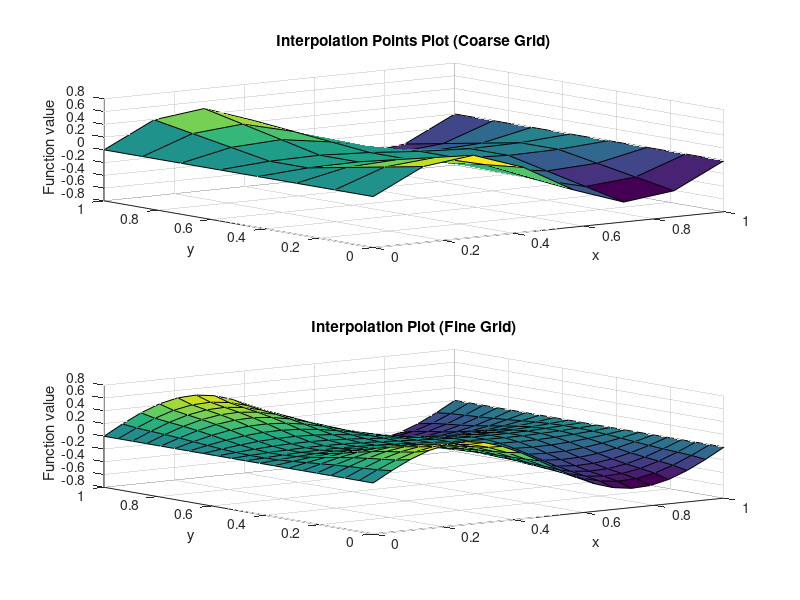

This figure's MATLAB source:
function [M,N,P,R,x_coarse,y_coarse,F_coarse,x_fine,y_fine,F_fine] = zadanie4()
P = 20; % liczba unikalnych współrzędnych x punktów dla których będzie obliczana interpolacja
R = 20; % liczba unikalnych współrzędnych y punktów dla których będzie obliczana interpolacja
M = 8; % liczba węzłów interpolacji wzdłuż osi X (stopień wielomianu zmiennej x: M-1)
N = 8; % liczba węzłów interpolacji wzdłuż osi Y (stopień wielomianu zmiennej y: N-1)

% Generowanie węzłów interpolacji na płaszczyźnie
x_coarse = linspace(0, 1, M);
y_coarse = linspace(0, 1, N);
[X_coarse, Y_coarse] = meshgrid(x_coarse, y_coarse);

% Wyznaczenie wartości funkcji oryginalnej w węzłach
F_coarse = sin(X_coarse*2*pi) .* abs(Y_coarse-0.5);
MN = M*N;
xvec_coarse = reshape(X_coarse, MN, 1);
yvec_coarse = reshape(Y_coarse, MN, 1);
fvec_coarse = reshape(F_coarse, MN, 1);

% Macierz Vandermonde'a dla interpolacji 2d
V = zeros(M*N, M*N);
for i = 0:(M-1)
    for j = 0:(N-1)
        V(:, i*N + j + 1) = xvec_coarse.^i .* yvec_coarse.^j;
    end
end

% Współczynniki wielomianu interpolacyjnego
coeffs = V \ fvec_coarse;

% Obliczanie wartości funkcji interpolującej na gęstszej siatce
x_fine = linspace(0, 1, P);
y_fine = linspace(0, 1, R);
[X_fine, Y_fine] = meshgrid(x_fine, y_fine);

F_fine = zeros(size(X_fine));
% zadanie B: zdefiniuj obliczenia wartości wielomianu interpolującego. Rezultat obliczeń zapisz w zmiennej F_fine.
for i = 1:M
    for j = 1:N
        % Obliczanie indeksu i dla współczynnika
        index = (i - 1) * N + j;
        
        % Obliczanie wartości wielomianu interpolacyjnego dla aktualnego indeksu
        F_fine = F_fine + coeffs(index) * X_fine.^(i-1) .* Y_fine.^(j-1);
    end
end

% Wykres dla punktów interpolacji
subplot(2,1,1)
surf(X_coarse, Y_coarse, F_coarse)
title('Interpolation Points Plot (Coarse Grid)')
xlabel('x')
ylabel('y')
zlabel('Function value')

% Wykres dla gęstszej siatki interpolacyjnej
subplot(2,1,2)
surf(X_fine, Y_fine, F_fine)
title('Interpolation Plot (Fine Grid)')
xlabel('x')
ylabel('y')
zlabel('Function value')
print('zadanie4.png', '-dpng')

end